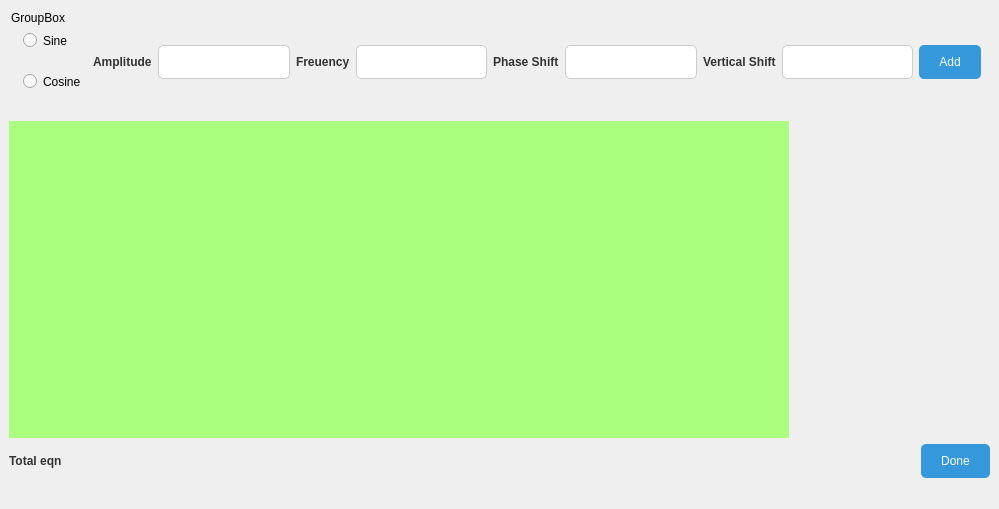
<?xml version="1.0" encoding="UTF-8"?>
<ui version="4.0">
 <class>MainWindow</class>
 <widget class="QMainWindow" name="MainWindow">
  <property name="geometry">
   <rect>
    <x>0</x>
    <y>0</y>
    <width>999</width>
    <height>509</height>
   </rect>
  </property>
  <property name="windowTitle">
   <string>MainWindow</string>
  </property>
  <property name="styleSheet">
   <string notr="true">/* Reset default Qt styles */
* {
    margin: 0;
    padding: 0;
    border: 0;
    font: inherit;
}

/* Set a global font for your application */
body {
    font-family: Helvetica, Arial, sans-serif;
}

/* Style for main application window */
#mainWindow {
    background-color: #f4f4f4;
    padding: 10px;
}

/* Style for buttons */
QPushButton {
    background-color: #3498db;
    color: #fff;
    padding: 10px 20px;
    border: none;
    border-radius: 5px;
}

QPushButton:hover {
    background-color: #2980b9;
}

/* Style for text input fields */
QLineEdit {
    padding: 8px;
    border: 1px solid #ccc;
    border-radius: 5px;
}

/* Style for labels */
QLabel {
    font-weight: bold;
    color: #333;
}

/* Style for list widgets */
QListWidget {
    border: 1px solid #ccc;
    border-radius: 5px;
    background-color: white;
}

QListWidget::item {
    padding: 10px;
}

QListWidget::item:hover {
    background-color: #f0f0f0;
}

/* Style for progress bars */
QProgressBar {
    text-align: center;
}

/* Style for checkboxes */
QCheckBox {
    padding: 5px;
}

/* Style for radio buttons */
QRadioButton {
    padding: 5px;
}

/* Style for tabs */
QTabWidget::pane {
    border: 1px solid #ccc;
    border-top: none;
    border-radius: 5px;
    background-color: white;
}

QTabBar::tab {
    padding: 10px 20px;
    border: 1px solid #ccc;
    border-top-left-radius: 5px;
    border-top-right-radius: 5px;
}

QTabBar::tab:selected {
    background-color: #3498db;
    color: #fff;
    border: 1px solid #2980b9;
}

/* Style for menus and menu items */
QMenu {
    background-color: white;
    border: 1px solid #ccc;
}

QMenu::item {
    padding: 8px 16px;
}

QMenu::item:selected {
    background-color: #3498db;
    color: #fff;
}
</string>
  </property>
  <widget class="QWidget" name="centralwidget">
   <layout class="QVBoxLayout" name="verticalLayout_3">
    <item>
     <layout class="QVBoxLayout" name="verticalLayout_2" stretch="1,3,0">
      <item>
       <layout class="QHBoxLayout" name="horizontalLayout_3">
        <item>
         <widget class="QGroupBox" name="groupBox">
          <property name="title">
           <string>GroupBox</string>
          </property>
          <layout class="QHBoxLayout" name="horizontalLayout_4">
           <item>
            <layout class="QVBoxLayout" name="verticalLayout_4">
             <item>
              <widget class="QRadioButton" name="sine_radio_Button">
               <property name="text">
                <string>Sine</string>
               </property>
               <attribute name="buttonGroup">
                <string notr="true">buttonGroup</string>
               </attribute>
              </widget>
             </item>
             <item>
              <widget class="QRadioButton" name="cosine_radio_Button">
               <property name="text">
                <string>Cosine</string>
               </property>
               <attribute name="buttonGroup">
                <string notr="true">buttonGroup</string>
               </attribute>
              </widget>
             </item>
            </layout>
           </item>
           <item>
            <widget class="QLabel" name="label">
             <property name="text">
              <string>Amplitude</string>
             </property>
            </widget>
           </item>
           <item>
            <widget class="QLineEdit" name="mixer_amplitude"/>
           </item>
           <item>
            <widget class="QLabel" name="label_2">
             <property name="text">
              <string>Freuency</string>
             </property>
            </widget>
           </item>
           <item>
            <widget class="QLineEdit" name="mixer_frequency"/>
           </item>
           <item>
            <widget class="QLabel" name="label_3">
             <property name="text">
              <string>Phase Shift</string>
             </property>
            </widget>
           </item>
           <item>
            <widget class="QLineEdit" name="mixer_phase_shift"/>
           </item>
           <item>
            <widget class="QLabel" name="label_4">
             <property name="text">
              <string>Vertical Shift</string>
             </property>
            </widget>
           </item>
           <item>
            <widget class="QLineEdit" name="mixer_vertical_shift"/>
           </item>
           <item>
            <widget class="QPushButton" name="mixer_add_btn">
             <property name="text">
              <string>Add</string>
             </property>
            </widget>
           </item>
          </layout>
         </widget>
        </item>
       </layout>
      </item>
      <item>
       <layout class="QHBoxLayout" name="horizontalLayout_2" stretch="4,1">
        <item>
         <widget class="QWidget" name="mixer_widget" native="true">
          <property name="styleSheet">
           <string notr="true">background-color: rgb(170, 255, 127);</string>
          </property>
         </widget>
        </item>
        <item>
         <widget class="QScrollArea" name="scrollArea">
          <property name="widgetResizable">
           <bool>true</bool>
          </property>
          <widget class="QWidget" name="scrollAreaWidgetContents">
           <property name="geometry">
            <rect>
             <x>0</x>
             <y>0</y>
             <width>193</width>
             <height>284</height>
            </rect>
           </property>
          </widget>
         </widget>
        </item>
       </layout>
      </item>
      <item>
       <layout class="QHBoxLayout" name="horizontalLayout_6">
        <item>
         <widget class="QLabel" name="mixer_total_eqn">
          <property name="text">
           <string>Total eqn</string>
          </property>
         </widget>
        </item>
        <item alignment="Qt::AlignRight">
         <widget class="QPushButton" name="mixer_done_btn">
          <property name="text">
           <string>Done</string>
          </property>
         </widget>
        </item>
       </layout>
      </item>
     </layout>
    </item>
   </layout>
  </widget>
  <widget class="QMenuBar" name="menubar">
   <property name="geometry">
    <rect>
     <x>0</x>
     <y>0</y>
     <width>999</width>
     <height>26</height>
    </rect>
   </property>
  </widget>
  <widget class="QStatusBar" name="statusbar"/>
 </widget>
 <resources/>
 <connections/>
 <buttongroups>
  <buttongroup name="buttonGroup"/>
 </buttongroups>
</ui>
